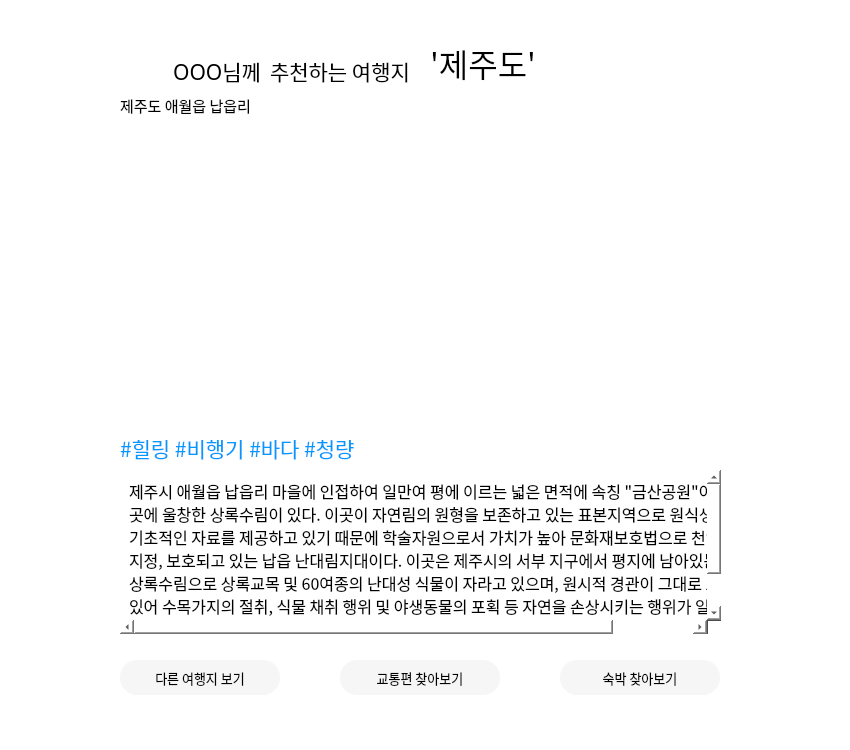
<?xml version="1.0" encoding="UTF-8"?>
<ui version="4.0">
 <class>MainWindow</class>
 <widget class="QMainWindow" name="MainWindow">
  <property name="geometry">
   <rect>
    <x>0</x>
    <y>0</y>
    <width>850</width>
    <height>750</height>
   </rect>
  </property>
  <property name="windowTitle">
   <string>MainWindow</string>
  </property>
  <property name="styleSheet">
   <string notr="true">background-image: url(https://www.lottehotel.com/content/dam/lotte-hotel/lotte/jeju/overview/introduction/g-0807.jpg);
background-size: 500px;
background-color: white;</string>
  </property>
  <widget class="QWidget" name="centralwidget">
   <widget class="QLabel" name="taglabel">
    <property name="geometry">
     <rect>
      <x>120</x>
      <y>440</y>
      <width>611</width>
      <height>24</height>
     </rect>
    </property>
    <property name="maximumSize">
     <size>
      <width>900</width>
      <height>200</height>
     </size>
    </property>
    <property name="font">
     <font>
      <family>G마켓 산스 TTF Medium</family>
      <pointsize>16</pointsize>
      <weight>50</weight>
      <bold>false</bold>
     </font>
    </property>
    <property name="styleSheet">
     <string notr="true">color: #0099FF; 
background: rgb(0,0,0,0);</string>
    </property>
    <property name="text">
     <string>#힐링 #비행기 #바다 #청량</string>
    </property>
    <property name="alignment">
     <set>Qt::AlignBottom|Qt::AlignLeading|Qt::AlignLeft</set>
    </property>
   </widget>
   <widget class="QLabel" name="labelpic">
    <property name="geometry">
     <rect>
      <x>120</x>
      <y>140</y>
      <width>600</width>
      <height>270</height>
     </rect>
    </property>
    <property name="styleSheet">
     <string notr="true">background-color: (0,0,0,0);</string>
    </property>
    <property name="text">
     <string/>
    </property>
   </widget>
   <widget class="QPushButton" name="trafficbtn_2">
    <property name="geometry">
     <rect>
      <x>340</x>
      <y>660</y>
      <width>160</width>
      <height>35</height>
     </rect>
    </property>
    <property name="minimumSize">
     <size>
      <width>160</width>
      <height>35</height>
     </size>
    </property>
    <property name="maximumSize">
     <size>
      <width>160</width>
      <height>35</height>
     </size>
    </property>
    <property name="font">
     <font>
      <family>Noto Sans KR Bold</family>
      <pointsize>10</pointsize>
     </font>
    </property>
    <property name="styleSheet">
     <string notr="true">border-radius: 17px;
background-color: #F6F6F6;</string>
    </property>
    <property name="text">
     <string>교통편 찾아보기</string>
    </property>
   </widget>
   <widget class="QPushButton" name="roombtn_2">
    <property name="geometry">
     <rect>
      <x>560</x>
      <y>660</y>
      <width>160</width>
      <height>35</height>
     </rect>
    </property>
    <property name="minimumSize">
     <size>
      <width>160</width>
      <height>35</height>
     </size>
    </property>
    <property name="maximumSize">
     <size>
      <width>160</width>
      <height>35</height>
     </size>
    </property>
    <property name="font">
     <font>
      <family>Noto Sans KR Bold</family>
      <pointsize>10</pointsize>
     </font>
    </property>
    <property name="styleSheet">
     <string notr="true">border-radius: 17px;
background-color: #F6F6F6;</string>
    </property>
    <property name="text">
     <string>숙박 찾아보기</string>
    </property>
   </widget>
   <widget class="QPushButton" name="otherbtn_2">
    <property name="geometry">
     <rect>
      <x>120</x>
      <y>660</y>
      <width>160</width>
      <height>35</height>
     </rect>
    </property>
    <property name="minimumSize">
     <size>
      <width>160</width>
      <height>35</height>
     </size>
    </property>
    <property name="maximumSize">
     <size>
      <width>160</width>
      <height>35</height>
     </size>
    </property>
    <property name="font">
     <font>
      <family>Noto Sans KR Bold</family>
      <pointsize>10</pointsize>
     </font>
    </property>
    <property name="styleSheet">
     <string notr="true">border-radius: 17px;
background-color: #F6F6F6;</string>
    </property>
    <property name="text">
     <string>다른 여행지 보기</string>
    </property>
   </widget>
   <widget class="QLabel" name="label_3">
    <property name="geometry">
     <rect>
      <x>270</x>
      <y>50</y>
      <width>146</width>
      <height>37</height>
     </rect>
    </property>
    <property name="maximumSize">
     <size>
      <width>160</width>
      <height>16777215</height>
     </size>
    </property>
    <property name="font">
     <font>
      <family>G마켓 산스 TTF Medium</family>
      <pointsize>16</pointsize>
      <weight>50</weight>
      <bold>false</bold>
     </font>
    </property>
    <property name="styleSheet">
     <string notr="true">
background: rgb(0,0,0,0);</string>
    </property>
    <property name="text">
     <string>추천하는 여행지</string>
    </property>
    <property name="alignment">
     <set>Qt::AlignBottom|Qt::AlignLeading|Qt::AlignLeft</set>
    </property>
   </widget>
   <widget class="QLabel" name="namelabel">
    <property name="geometry">
     <rect>
      <x>430</x>
      <y>50</y>
      <width>261</width>
      <height>37</height>
     </rect>
    </property>
    <property name="font">
     <font>
      <family>G마켓 산스 TTF Bold</family>
      <pointsize>24</pointsize>
      <weight>50</weight>
      <bold>false</bold>
     </font>
    </property>
    <property name="styleSheet">
     <string notr="true">
background: rgb(0,0,0,0);</string>
    </property>
    <property name="text">
     <string>'제주도'</string>
    </property>
    <property name="alignment">
     <set>Qt::AlignBottom|Qt::AlignLeading|Qt::AlignLeft</set>
    </property>
   </widget>
   <widget class="QLabel" name="bgimg">
    <property name="geometry">
     <rect>
      <x>0</x>
      <y>0</y>
      <width>850</width>
      <height>750</height>
     </rect>
    </property>
    <property name="text">
     <string/>
    </property>
   </widget>
   <widget class="QLabel" name="addlabel">
    <property name="geometry">
     <rect>
      <x>120</x>
      <y>96</y>
      <width>591</width>
      <height>21</height>
     </rect>
    </property>
    <property name="maximumSize">
     <size>
      <width>900</width>
      <height>100</height>
     </size>
    </property>
    <property name="font">
     <font>
      <family>Noto Sans KR Medium</family>
      <pointsize>11</pointsize>
      <weight>50</weight>
      <bold>false</bold>
     </font>
    </property>
    <property name="styleSheet">
     <string notr="true">color:#000;
background: rgb(0,0,0,0);</string>
    </property>
    <property name="text">
     <string>제주도 애월읍 납읍리</string>
    </property>
    <property name="alignment">
     <set>Qt::AlignBottom|Qt::AlignLeading|Qt::AlignLeft</set>
    </property>
   </widget>
   <widget class="QScrollArea" name="scrollArea">
    <property name="geometry">
     <rect>
      <x>120</x>
      <y>470</y>
      <width>601</width>
      <height>164</height>
     </rect>
    </property>
    <property name="styleSheet">
     <string notr="true">background-color:rgb(255,255,255,0.2);
border:0 solid black;</string>
    </property>
    <property name="widgetResizable">
     <bool>true</bool>
    </property>
    <widget class="QWidget" name="scrollAreaWidgetContents">
     <property name="geometry">
      <rect>
       <x>0</x>
       <y>0</y>
       <width>584</width>
       <height>234</height>
      </rect>
     </property>
     <layout class="QVBoxLayout" name="verticalLayout">
      <item>
       <widget class="QLabel" name="infolabel">
        <property name="maximumSize">
         <size>
          <width>800</width>
          <height>400</height>
         </size>
        </property>
        <property name="font">
         <font>
          <family>Noto Sans KR Medium</family>
          <pointsize>12</pointsize>
          <kerning>true</kerning>
         </font>
        </property>
        <property name="styleSheet">
         <string notr="true">line-height: 20px;
background: rgb(255,255,255,0.15);</string>
        </property>
        <property name="text">
         <string>제주시 애월읍 납읍리 마을에 인접하여 일만여 평에 이르는 넓은 면적에 속칭 &quot;금산공원&quot;이라 불리는 곳에 울창한 상록수림이 있다. 이곳이 자연림의 원형을 보존하고 있는 표본지역으로 원식생 연구에 기초적인 자료를 제공하고 있기 때문에 학술자원으로서 가치가 높아 문화재보호법으로 천연기념물로 지정, 보호되고 있는 납읍 난대림지대이다. 이곳은 제주시의 서부 지구에서 평지에 남아있는 유일한 상록수림으로 상록교목 및 60여종의 난대성 식물이 자라고 있으며, 원시적 경관이 그대로 보존되고 있어 수목가지의 절취, 식물 채취 행위 및 야생동물의 포획 등 자연을 손상시키는 행위가 일체 금지되고 있다. daㅡㅡㅡㅡㅡㅡㅡㅡㅡㅡㅡㅡㅡㅡㅡㅡㅡㅡㅡㅡㅡㅡㅡㅡㅡㅡㅡㅡㅡㅡㅡㅡㅡㅡㅡㅡㅡㅡㅡㅡㅡㅡㅡㅡ</string>
        </property>
        <property name="textFormat">
         <enum>Qt::AutoText</enum>
        </property>
        <property name="alignment">
         <set>Qt::AlignLeading|Qt::AlignLeft|Qt::AlignTop</set>
        </property>
        <property name="wordWrap">
         <bool>true</bool>
        </property>
       </widget>
      </item>
     </layout>
    </widget>
   </widget>
   <widget class="QLabel" name="userlabel">
    <property name="geometry">
     <rect>
      <x>120</x>
      <y>50</y>
      <width>141</width>
      <height>37</height>
     </rect>
    </property>
    <property name="maximumSize">
     <size>
      <width>160</width>
      <height>16777215</height>
     </size>
    </property>
    <property name="font">
     <font>
      <family>G마켓 산스 TTF Medium</family>
      <pointsize>16</pointsize>
      <weight>50</weight>
      <bold>false</bold>
     </font>
    </property>
    <property name="styleSheet">
     <string notr="true">
background: rgb(0,0,0,0);</string>
    </property>
    <property name="text">
     <string>OOO님께</string>
    </property>
    <property name="alignment">
     <set>Qt::AlignBottom|Qt::AlignRight|Qt::AlignTrailing</set>
    </property>
   </widget>
   <zorder>bgimg</zorder>
   <zorder>labelpic</zorder>
   <zorder>taglabel</zorder>
   <zorder>trafficbtn_2</zorder>
   <zorder>roombtn_2</zorder>
   <zorder>otherbtn_2</zorder>
   <zorder>label_3</zorder>
   <zorder>namelabel</zorder>
   <zorder>addlabel</zorder>
   <zorder>scrollArea</zorder>
   <zorder>userlabel</zorder>
  </widget>
  <widget class="QMenuBar" name="menubar">
   <property name="geometry">
    <rect>
     <x>0</x>
     <y>0</y>
     <width>850</width>
     <height>21</height>
    </rect>
   </property>
  </widget>
  <widget class="QStatusBar" name="statusbar"/>
 </widget>
 <resources/>
 <connections/>
</ui>
